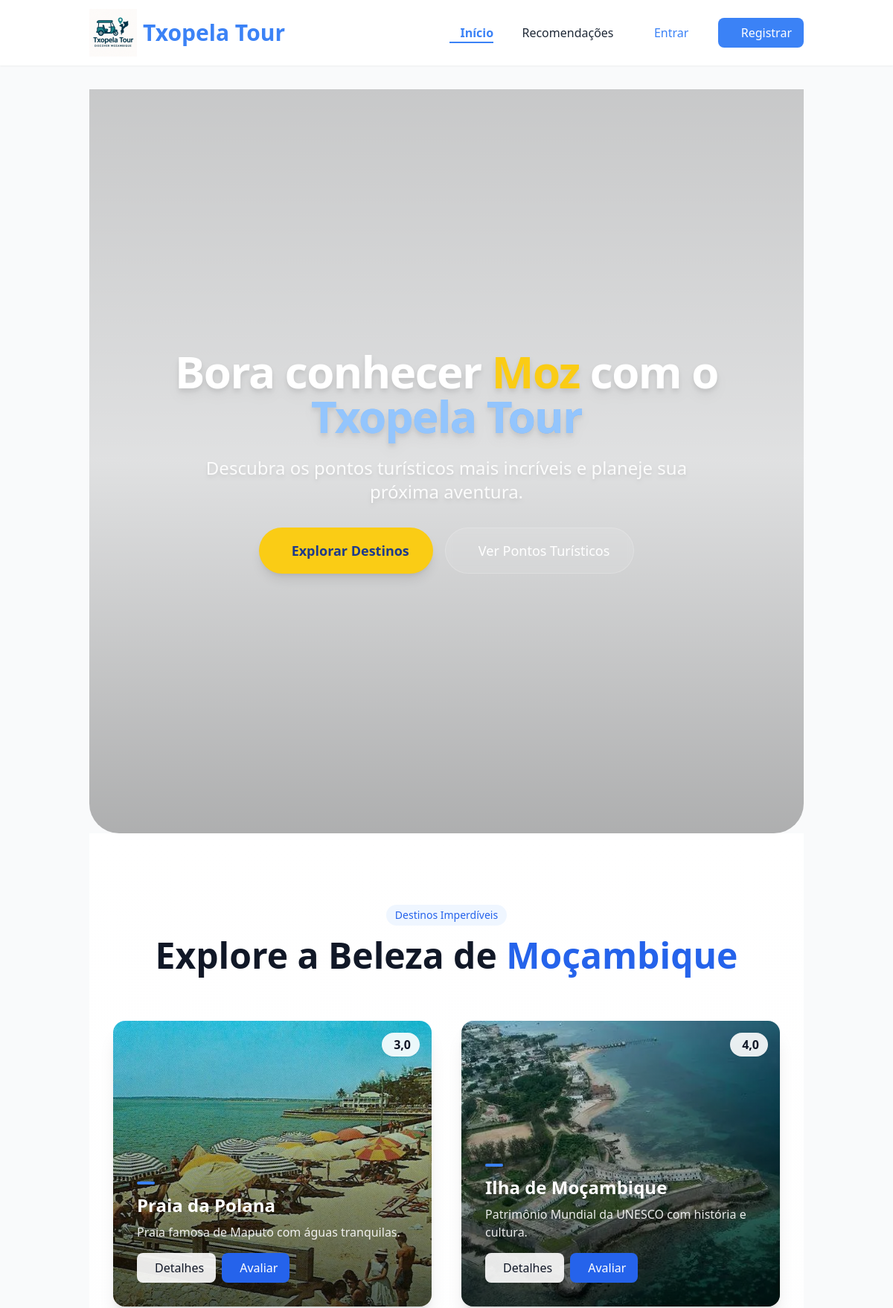
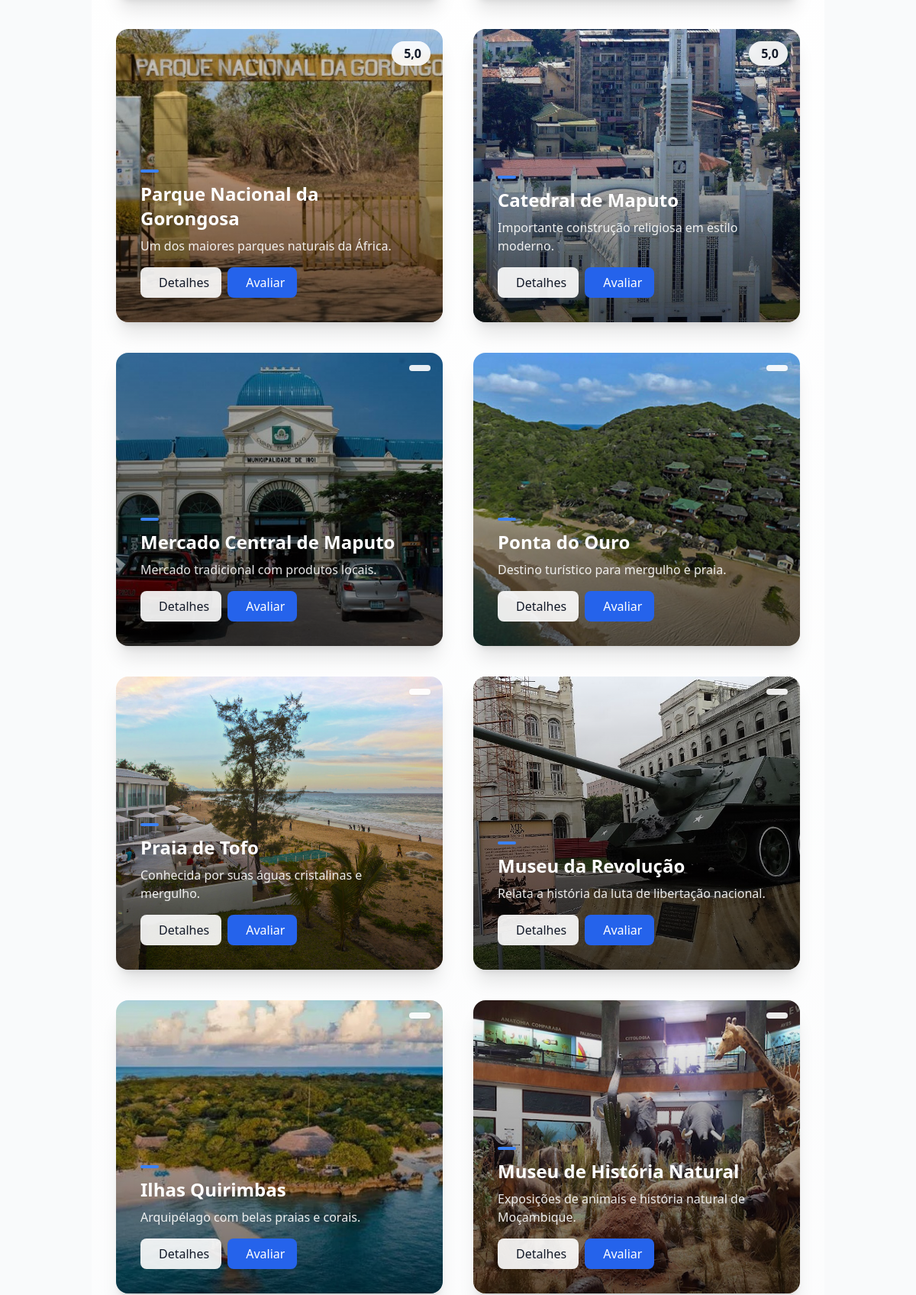
The page / (upper part) on the database its author committed (2 pictures, top to bottom).
### turismo/models.py (models this page shows, shortened)
class PontoTuristico(models.Model):
    nome = models.CharField(max_length=100)
    descricao = models.TextField()
    localizacao = models.CharField(max_length=200)
    imagem = models.ImageField(upload_to='pontos/', null=True, blank=True)
    data_cadastro = models.DateTimeField(auto_now_add=True)
    categoria = models.CharField(max_length=100, blank=True, null=True)
    @property
    def media_avaliacoes(self):
        avg = self.avaliacoes.aggregate(Avg('nota'))['nota__avg']
        return round(avg, 1) if avg is not None else "Ainda sem avaliações"

### turismo/views.py (the view)
# urls.py: path('', views.home, name='home'),
def home(request):
    print(">>> View HOME acessada por:", request.user)
    lugares = PontoTuristico.objects.all()
    return render(request, 'turismo/home.html', {'lugares': lugares})

### turismo/templates/turismo/home.html (shortened to what this page needs)
{% extends 'turismo/base.html' %}
{% load static %}
{% block content %}
<section class="relative h-[90vh] max-h-[1000px] flex items-center justify-center overflow-hidden">
  <div class="absolute inset-0 overflow-hidden rounded-b-[40px]">
    <video autoplay muted loop playsinline
           class="w-full h-full object-cover brightness-95 contrast-105 saturate-110">
      <source src="{% static 'media/hero.mp4' %}" type="video/mp4">
    </video>
    <div class="absolute inset-0 bg-gradient-to-t from-black/30 via-black/10 to-black/20"></div>
  </div>
  <div class="relative z-10 text-center px-4 sm:px-6 lg:px-8 max-w-6xl mx-auto">
    <h1 class="text-4xl sm:text-5xl lg:text-6xl xl:text-7xl font-bold mb-6 text-white leading-tight tracking-tight drop-shadow-lg">
      Bora conhecer <span class="text-yellow-400">Moz</span> com o <br>
      <span class="text-blue-300 bg-clip-text bg-gradient-to-r from-blue-300 to-blue-400">Txopela Tour</span>
    </h1>
    <p class="text-lg sm:text-xl lg:text-2xl mb-8 font-light text-white/90 max-w-2xl mx-auto drop-shadow-md">
      Descubra os pontos turísticos mais incríveis e planeje sua próxima aventura.
    </p>
    <div class="flex flex-col sm:flex-row justify-center gap-4">
      <a href="{% url 'turismo:recomendacoes' %}"
         class="inline-flex items-center justify-center gap-3 bg-yellow-400 hover:bg-yellow-300 text-blue-900 px-6 py-3 sm:px-8 sm:py-4 rounded-full font-semibold text-base sm:text-lg transition-all duration-300 transform hover:scale-105 shadow-lg hover:shadow-xl">
        Explorar Destinos
      </a>
      <a href="#destinos"
         class="inline-flex items-center justify-center gap-3 bg-white/10 hover:bg-white/20 backdrop-blur-sm text-white px-6 py-3 sm:px-8 sm:py-4 rounded-full font-medium text-base sm:text-lg transition-all duration-300 transform hover:scale-105 border border-white/20 hover:border-white/30">
        Ver Pontos Turísticos
      </a>
    </div>
  </div>
</section>
<section id="destinos" class="py-16 sm:py-20 lg:py-24 px-4 sm:px-6 lg:px-8 bg-gradient-to-b from-white to-gray-50">
  <div class="max-w-7xl mx-auto">
    <div class="text-center mb-12 lg:mb-16">
      <span class="inline-block px-3 py-1 text-sm font-medium text-blue-600 bg-blue-50 rounded-full mb-4">
        Destinos Imperdíveis
      </span>
      <h2 class="text-3xl sm:text-4xl lg:text-5xl font-bold text-gray-900 mb-4">
        Explore a Beleza de <span class="text-blue-600">Moçambique</span>
      </h2>
    </div>
    {% if lugares %}
    <div class="grid grid-cols-1 md:grid-cols-2 lg:grid-cols-2 gap-8 lg:gap-10">
      {% for lugar in lugares %}
      <div class="group relative overflow-hidden rounded-2xl shadow-xl hover:shadow-2xl transition-all duration-500">
        {% if lugar.imagem %}
        <div class="relative h-80 sm:h-96 overflow-hidden">
          <img
            src="{{ lugar.imagem.url }}"
            class="w-full h-full object-cover transition-transform duration-700 group-hover:scale-105"
            alt="{{ lugar.nome }}"
            loading="lazy"
          />
          <div class="absolute inset-0 bg-gradient-to-t from-black/60 via-black/30 to-transparent"></div>
        </div>
        {% else %}
        <div class="flex items-center justify-center bg-gray-100 text-gray-500 h-80 sm:h-96">
          <i class="ph ph-image text-4xl"></i>
        </div>
        {% endif %}
        <div class="absolute bottom-0 left-0 right-0 p-6 sm:p-8 text-white">
          <div class="mb-2">
            <span class="inline-flex items-center px-2.5 py-0.5 rounded-full text-xs font-medium bg-blue-500 text-white">
            </span>
          </div>
          <h3 class="text-xl sm:text-2xl font-bold mb-2">{{ lugar.nome }}</h3>
          <p class="text-sm sm:text-base text-white/90 mb-4 line-clamp-2">{{ lugar.descricao }}</p>
          <div class="flex flex-wrap gap-2">
            <a href="{% url 'turismo:detalhe_ponto' lugar.id %}"
               class="inline-flex items-center px-4 py-2 bg-white/90 hover:bg-white text-gray-900 rounded-lg font-medium transition-colors">
               Detalhes
            </a>
            <a href="{% url 'turismo:avaliar' lugar.id %}"
               class="inline-flex items-center px-4 py-2 bg-blue-600 hover:bg-blue-700 text-white rounded-lg font-medium transition-colors">
               Avaliar
            </a>
          </div>
        </div>
        {% if lugar.media_avaliacoes %}
        <div class="absolute top-4 right-4 bg-white/90 backdrop-blur-sm px-3 py-1 rounded-full shadow-sm flex items-center">
          <span class="font-semibold text-gray-900">{{ lugar.media_avaliacoes|floatformat:1 }}</span>
        </div>
        {% endif %}
      </div>
      {% endfor %}
    </div>
    {% endif %}
  </div>
</section>
{% endblock %}

### rows shown on the page
PontoTuristico: imagem (picture), nome "Praia da Polana", descricao "Praia famosa de Maputo com águas tranquilas.", media_avaliacoes "3,0"
PontoTuristico: imagem (picture), nome "Ilha de Moçambique", descricao "Patrimônio Mundial da UNESCO com história e cultura.", media_avaliacoes "4,0"
PontoTuristico: imagem (picture), nome "Parque Nacional da Gorongosa", descricao "Um dos maiores parques naturais da África.", media_avaliacoes "5,0"
PontoTuristico: imagem (picture), nome "Catedral de Maputo", descricao "Importante construção religiosa em estilo moderno.", media_avaliacoes "5,0"
PontoTuristico: imagem (picture), nome "Mercado Central de Maputo", descricao "Mercado tradicional com produtos locais."
PontoTuristico: imagem (picture), nome "Ponta do Ouro", descricao "Destino turístico para mergulho e praia."
PontoTuristico: imagem (picture), nome "Praia de Tofo", descricao "Conhecida por suas águas cristalinas e mergulho."
PontoTuristico: imagem (picture), nome "Museu da Revolução", descricao "Relata a história da luta de libertação nacional."
PontoTuristico: imagem (picture), nome "Ilhas Quirimbas", descricao "Arquipélago com belas praias e corais."
PontoTuristico: imagem (picture), nome "Museu de História Natural", descricao "Exposições de animais e história natural de Moçambique."
